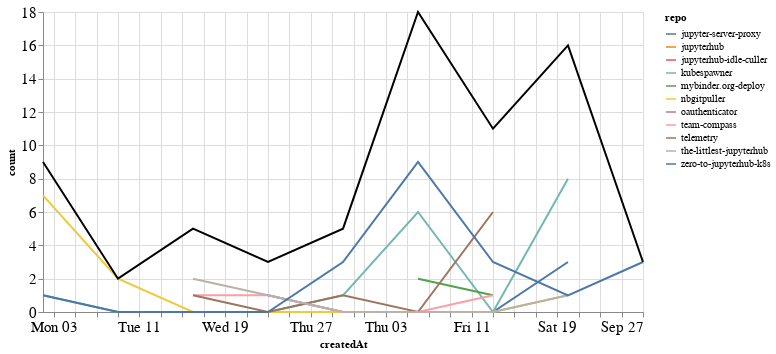

Notebook code cell kept with this figure:
### Markdown cell above
## Comments

### Code cell
comments_time = comments.groupby('repo').resample('W', on='createdAt').count()['author'].reset_index()
comments_time = comments_time.rename(columns={'author': 'count'})
comments_time_total = comments_time.groupby('createdAt').agg({"count": "sum"}).reset_index()
ch1 = alt.Chart(comments_time, width=600).mark_line().encode(
    x='createdAt',
    y='count',
    color='repo',
    tooltip="repo"
)

ch2 = alt.Chart(comments_time_total, width=600).mark_line(color="black").encode(
    x='createdAt',
    y='count',
)

ch1 + ch2

### Figure 1 — Vega-Lite specification as saved in the notebook (floating-point values rounded to 4 significant figures)
{"config": {"axisLeft": {"labelFontSize": 15}, "axisBottom": {"labelFontSize": 15}}, "layer": [{"data": {"name": "data-070b7c157ea687c56d54f1602defacef"}, "mark": "line", "encoding": {"color": {"type": "nominal", "field": "repo"}, "tooltip": {"type": "nominal", "field": "repo"}, "x": {"type": "temporal", "field": "createdAt"}, "y": {"type": "quantitative", "field": "count"}}, "width": 600}, {"data": {"name": "data-4a4b5b2c481cb4c2c18f622d61aa13d8"}, "mark": {"type": "line", "color": "black"}, "encoding": {"x": {"type": "temporal", "field": "createdAt"}, "y": {"type": "quantitative", "field": "count"}}, "width": 600}], "$schema": "https://vega.github.io/schema/vega-lite/v4.8.1.json", "datasets": {"data-070b7c157ea687c56d54f1602defacef": [{"repo": "jupyter-server-proxy", "createdAt": "2020-08-23T00:00:00", "count": 1}, {"repo": "jupyter-server-proxy", "createdAt": "2020-08-30T00:00:00", "count": 0}, {"repo": "jupyter-server-proxy", "createdAt": "2020-09-06T00:00:00", "count": 0}, {"repo": "jupyter-server-proxy", "createdAt": "2020-09-13T00:00:00", "count": 0}, {"repo": "jupyter-server-proxy", "createdAt": "2020-09-20T00:00:00", "count": 3}, {"repo": "jupyterhub", "createdAt": "2020-09-20T00:00:00", "count": 2}, {"repo": "jupyterhub-idle-culler", "createdAt": "2020-08-16T00:00:00", "count": 1}, {"repo": "kubespawner", "createdAt": "2020-08-02T00:00:00", "count": 1}, {"repo": "kubespawner", "createdAt": "2020-08-09T00:00:00", "count": 0}, {"repo": "kubespawner", "createdAt": "2020-08-16T00:00:00", "count": 0}, {"repo": "kubespawner", "createdAt": "2020-08-23T00:00:00", "count": 0}, {"repo": "kubespawner", "createdAt": "2020-08-30T00:00:00", "count": 1}, {"repo": "kubespawner", "createdAt": "2020-09-06T00:00:00", "count": 6}, {"repo": "kubespawner", "createdAt": "2020-09-13T00:00:00", "count": 0}, {"repo": "kubespawner", "createdAt": "2020-09-20T00:00:00", "count": 8}, {"repo": "mybinder.org-deploy", "createdAt": "2020-09-06T00:00:00", "count": 2}, {"repo": "mybinder.org-deploy", "createdAt": "2020-09-13T00:00:00", "count": 1}, {"repo": "nbgitpuller", "createdAt": "2020-08-02T00:00:00", "count": 7}, {"repo": "nbgitpuller", "createdAt": "2020-08-09T00:00:00", "count": 2}, {"repo": "nbgitpuller", "createdAt": "2020-08-16T00:00:00", "count": 0}, {"repo": "nbgitpuller", "createdAt": "2020-08-23T00:00:00", "count": 0}, {"repo": "nbgitpuller", "createdAt": "2020-08-30T00:00:00", "count": 0}, {"repo": "nbgitpuller", "createdAt": "2020-09-06T00:00:00", "count": 0}, {"repo": "nbgitpuller", "createdAt": "2020-09-13T00:00:00", "count": 0}, {"repo": "nbgitpuller", "createdAt": "2020-09-20T00:00:00", "count": 1}, {"repo": "oauthenticator", "createdAt": "2020-09-06T00:00:00", "count": 1}, {"repo": "team-compass", "createdAt": "2020-08-16T00:00:00", "count": 1}, {"repo": "team-compass", "createdAt": "2020-08-23T00:00:00", "count": 1}, {"repo": "team-compass", "createdAt": "2020-08-30T00:00:00", "count": 0}, {"repo": "team-compass", "createdAt": "2020-09-06T00:00:00", "count": 0}, {"repo": "team-compass", "createdAt": "2020-09-13T00:00:00", "count": 1}, {"repo": "telemetry", "createdAt": "2020-08-16T00:00:00", "count": 1}, {"repo": "telemetry", "createdAt": "2020-08-23T00:00:00", "count": 0}, {"repo": "telemetry", "createdAt": "2020-08-30T00:00:00", "count": 1}, {"repo": "telemetry", "createdAt": "2020-09-06T00:00:00", "count": 0}, {"repo": "telemetry", "createdAt": "2020-09-13T00:00:00", "count": 6}, {"repo": "the-littlest-jupyterhub", "createdAt": "2020-08-16T00:00:00", "count": 2}, {"repo": "the-littlest-jupyterhub", "createdAt": "2020-08-23T00:00:00", "count": 1}, {"repo": "the-littlest-jupyterhub", "createdAt": "2020-08-30T00:00:00", "count": 0}, {"repo": "the-littlest-jupyterhub", "createdAt": "2020-09-06T00:00:00", "count": 0}, {"repo": "the-littlest-jupyterhub", "createdAt": "2020-09-13T00:00:00", "count": 0}, {"repo": "the-littlest-jupyterhub", "createdAt": "2020-09-20T00:00:00", "count": 1}, {"repo": "zero-to-jupyterhub-k8s", "createdAt": "2020-08-02T00:00:00", "count": 1}, {"repo": "zero-to-jupyterhub-k8s", "createdAt": "2020-08-09T00:00:00", "count": 0}, {"repo": "zero-to-jupyterhub-k8s", "createdAt": "2020-08-16T00:00:00", "count": 0}, {"repo": "zero-to-jupyterhub-k8s", "createdAt": "2020-08-23T00:00:00", "count": 0}, {"repo": "zero-to-jupyterhub-k8s", "createdAt": "2020-08-30T00:00:00", "count": 3}, {"repo": "zero-to-jupyterhub-k8s", "createdAt": "2020-09-06T00:00:00", "count": 9}, {"repo": "zero-to-jupyterhub-k8s", "createdAt": "2020-09-13T00:00:00", "count": 3}, {"repo": "zero-to-jupyterhub-k8s", "createdAt": "2020-09-20T00:00:00", "count": 1}, {"repo": "zero-to-jupyterhub-k8s", "createdAt": "2020-09-27T00:00:00", "count": 3}], "data-4a4b5b2c481cb4c2c18f622d61aa13d8": [{"createdAt": "2020-08-02T00:00:00", "count": 9}, {"createdAt": "2020-08-09T00:00:00", "count": 2}, {"createdAt": "2020-08-16T00:00:00", "count": 5}, {"createdAt": "2020-08-23T00:00:00", "count": 3}, {"createdAt": "2020-08-30T00:00:00", "count": 5}, {"createdAt": "2020-09-06T00:00:00", "count": 18}, {"createdAt": "2020-09-13T00:00:00", "count": 11}, {"createdAt": "2020-09-20T00:00:00", "count": 16}, {"createdAt": "2020-09-27T00:00:00", "count": 3}]}}
